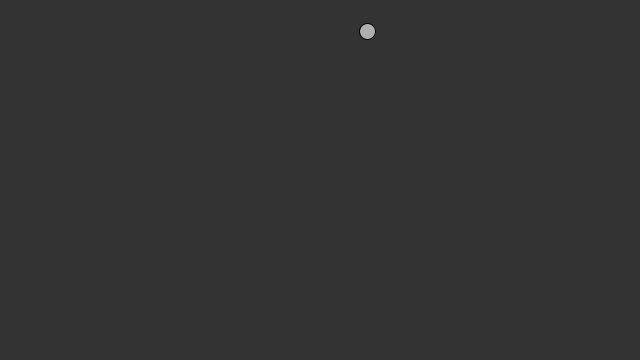
Frame 1 (no input)
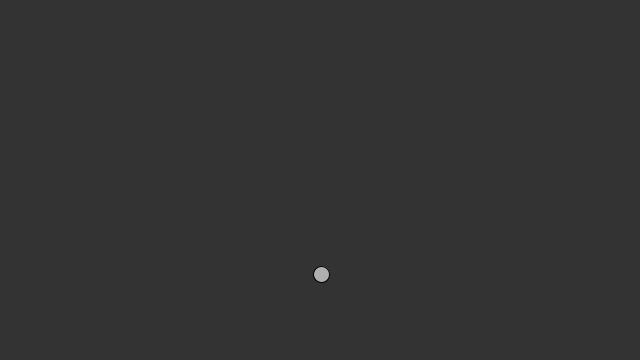
Frame 60 (the mouse pressed at the canvas centre just before this capture)
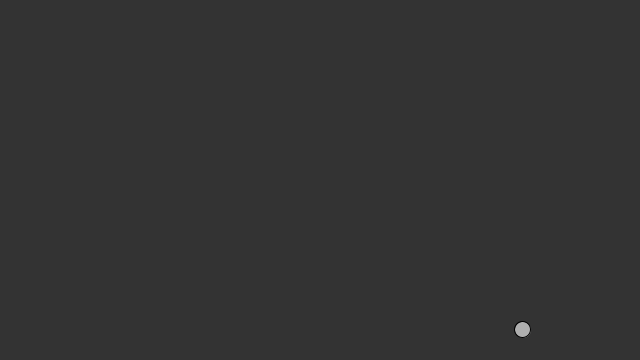
Frame 120 (the mouse held since frame 60 and released just before this capture)

The Processing sketch that drew these frames (run headless with seeded random() and noise(); from frame 60 on, the mouse is pressed at the canvas centre):

// Processing sketch: bouncyBall
// ── bouncyBall.pde
float i = 50; // initial force
float d = 1; // atmospheric drag
float g = .98; // gravity
float f = 1.3; // bounce friction
float rr = 1.005; // rolling resistance
PVector v1, vg; // impulse direction & gravity vector
PVector pos; // current position


void setup(){
  size(640,360);
  background(51);
  pos = new PVector(width/2, height/8);
  v1 = PVector.random2D().normalize().mult(i);
  vg = new PVector(0, g);
} //<>//

void draw() {
  background(51);
 
  v1.div(d);
  v1.add(vg);
  
  pos.add(v1);
  
  if (pos.y > height - 16){
    pos.y = height - 16;
    v1.y *= -1/f;
    v1.x /= rr;
  }
  if (pos.y <= 16){
    pos.y = 16;
    v1.y *= -1/f;
    v1.x /= rr;
  }
  if (pos.x > width - 16){
    pos.x = width - 16;
    v1.x *= -1/f;
    v1.y /= rr;
  }
  if (pos.x < 16){
    pos.x = 16;
    v1.x *= -1/f;
    v1.y /= rr;
}

  stroke(0);
  fill(175);
  ellipse(pos.x,pos.y,16,16);
}


void mouseClicked(){ //<>//
  pos.x = width/2;
  pos.y = height/8;
  v1 = PVector.random2D().normalize().mult(i);
}
